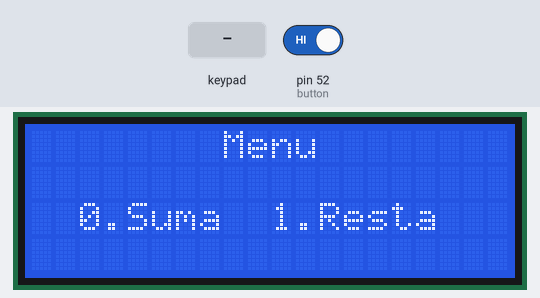
Recording of a sketch running on a simulated Arduino Mega 2560, built with avr-gcc and run on an emulated ATmega2560. Shown: 20×4 character LCD. Inputs (shaded band) come from the test bench; at power-on: pin 52 (button) HIGH.

Above: at 1.2 s.
1.3 s: pin 52 (button) driven LOW
At 5.9 s:
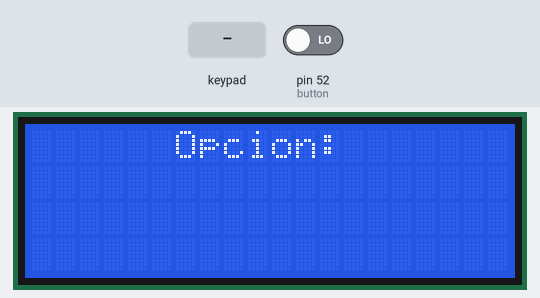
6.7 s: keypad keys 9 8 7 6 # pressed 1.5 s apart
At 12.83 s:
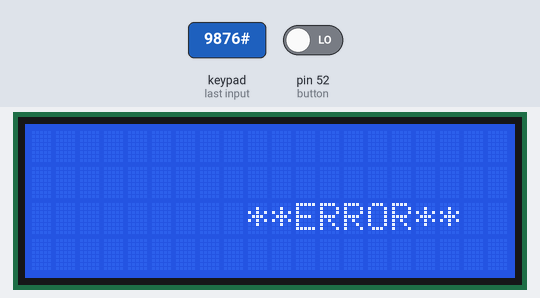
15.7 s: key '#' pressed
At 16.7 s:
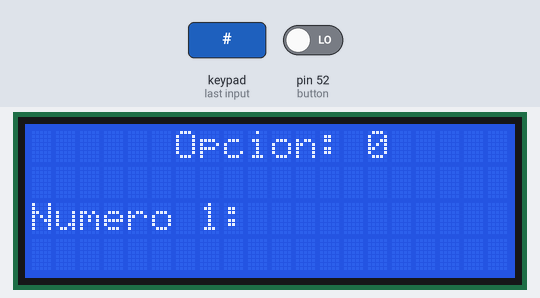
21.1 s: keypad keys 5 4 3 2 # pressed 1.5 s apart
At 28.4 s:
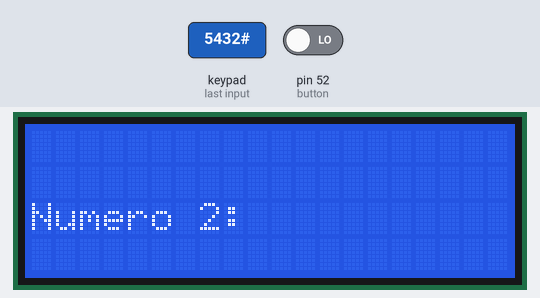
30.1 s: keypad keys 1 3 9 7 # pressed 1.5 s apart
At 36.6 s:
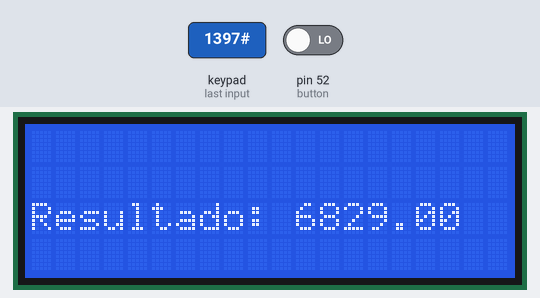
39.1 s: key '1' pressed
At 39.5 s:
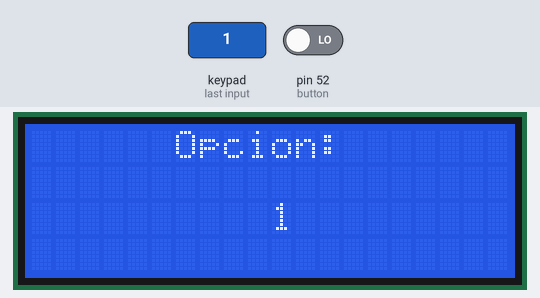
Timing chart, 0 to 42.1 s (numbered marks = the images above; inputs shaded):
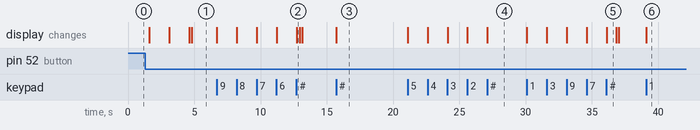

Measured:
- after the input at 1.3 s, the display: first differs from a run without the input after 3.3 s (image 1 shows a later state)
- after the input at 6.7 s, the display: first changes at once (image 2 shows a later state)
- after the input at 15.7 s, the display: changes at once (image 3)
- after the input at 21.1 s, the display: first changes at once (image 4 shows a later state)
- after the input at 30.1 s, the display: first changes at once (image 5 shows a later state)
- after the input at 39.1 s, the display: changes at once (image 6)
- what the display in image 5 shows lasts 0.7 s, from 36.1 s to 36.8 s

The sketch:

P8.ino
```cpp
#include <Wire.h>
#include <LiquidCrystal_I2C.h>
#include <Keypad.h>


LiquidCrystal_I2C lcd(0x27, 20, 4);

int button = 52;
const byte Fila = 4;
const byte Columna = 4;
char keys_p[Fila][Columna]
{
   {'1','4','7','*'},
   {'2','5','8','0'},
   {'3','6','9','#'},
   {'A','B','C','D'}
};

byte pin_f[Fila] = {9, 8, 7, 6};
byte pin_c[Columna] = {5, 4, 3, 2};

Keypad TecHex = Keypad(makeKeymap (keys_p), pin_f, pin_c, Fila, Columna);


float enter();
void show1(float Valor, int CoorX = 1, int CoorY = 2)// funcion para imprimir
{

    lcd.setCursor(CoorX, CoorY);
    lcd.print(Valor);
    delay(500);
}

void setup()
{
  lcd.init();
  lcd.backlight();
  lcd.setCursor(4,0);
  pinMode(button, INPUT_PULLUP);//boton para secuencia
}

void loop()
{
  lcd.clear();
  bool band = true;
  float r = 0, *matriz;
  int opc = 0;
  while(digitalRead(button) == HIGH)//hasta que se presione button de A1 actuara el ciclo
   {
      lcd.setCursor(8,0);
      lcd.print("Menu");//se imprimen las opciones
      lcd.setCursor(2,2);
      lcd.print("0.Suma  1.Resta");
      delay(1500);
      lcd.setCursor(2,2);
      lcd.print("2.Multi  3.Divi");
      delay(1500);
      lcd.setCursor(2,2);
      lcd.print("4.Y a 99  5.NuMay");
      delay(1500);
      lcd.clear();
   }
  delay(200);
  lcd.setCursor(6,0);
  lcd.print("Opcion: ");
  opc = enter();
  lcd.setCursor(6,0);
  lcd.print("Opcion: ");
  lcd.print(opc);
    if(opc!=4 && opc >= 0 && opc <= 5) //arreglo de 2
    {
      matriz = new float[2];
      for (int cont = 0; cont < 2; cont++)
      {
        lcd.setCursor(0,2);
        lcd.print("Numero ");
        lcd.print(cont+1);
        lcd.print(": ");
        matriz[cont] = enter();
      }//se ingresan los 2 valores

    }
    else //arreglo de 1
    {
      if(opc==4){
      matriz = new float [1]; // se ingresa su unico valor
      lcd.setCursor(0,2);
      lcd.print("Numero 1: ");
      matriz[0] = enter();
      }
    }

    lcd.setCursor(0,2);
    lcd.print("Resultado: ");
    switch (opc)
    {
      case 0:
            r = matriz[0] + matriz[1]; //suma de los 2 valores
            break;
      case 1:
            if (max(matriz[0], matriz[1]) == matriz[0])//se analiza cual es ma grande
            {
              r = matriz[0] - matriz[1];
            }
            else
            {
              r = matriz[1] - matriz[0];//valor negativo
              lcd.setCursor(10,2);
              lcd.print("-");
            }
            lcd.setCursor(11,2);
            break;
      case 2:
            r = matriz[0] * matriz[1]; //multiplicacion
            break;
      case 3:
            r = matriz[0] / matriz[1]; //div
            break;
      case 4:
            for(float cont = matriz[0]; cont <= 99; cont++) //muestra del valor decimal Y al valor decimal 99
            {
              show1(cont, 11);
              delay(200);
            }

            break;
      case 5:
            delay(500);
            r= max(matriz[0], matriz[1]); //se muestra el mayor
            break;
      default:
            lcd.clear();
            lcd.setCursor(9, 2); // si no es ninguna muestra FF Hex
            lcd.print("**ERROR**");
            band = false;
            break;

    }
    if (band == true)
        show1(r, 11);
    while(digitalRead(button) == HIGH){} //ciclo para apreciar resultado
    delay(200);
}

float enter()
{
  float value = 0;
  char c = '\0';
  int X3 = 10, temp=0;//coordenada X y valor temporal
  c = TecHex.getKey();

  while( c =='\0' || c < 58 ||c > 47)
  {
     delay(1);
     c = TecHex.getKey();
     if( c !='\0' && c < 58 && c > 47){

        lcd.setCursor(X3,2);
        lcd.print(c);
        temp = String(c).toInt(); //se le resta a c el valor ascii de 48 --> '0'
        value = (value * 10.00) + temp; //se le ingresa el valor ingresado y se multiplica x10 para que funcione
                                         //ejemplo (0*10)+1---> (1*10)+2, esto quiere decir que se ingreso primero el 1 y luego el 2 y te da 12
        X3++;//se le suma uno a la coordenada X
     }
     if(c == '#')
        break;
  }
  lcd.clear();
  return value;
}
```
